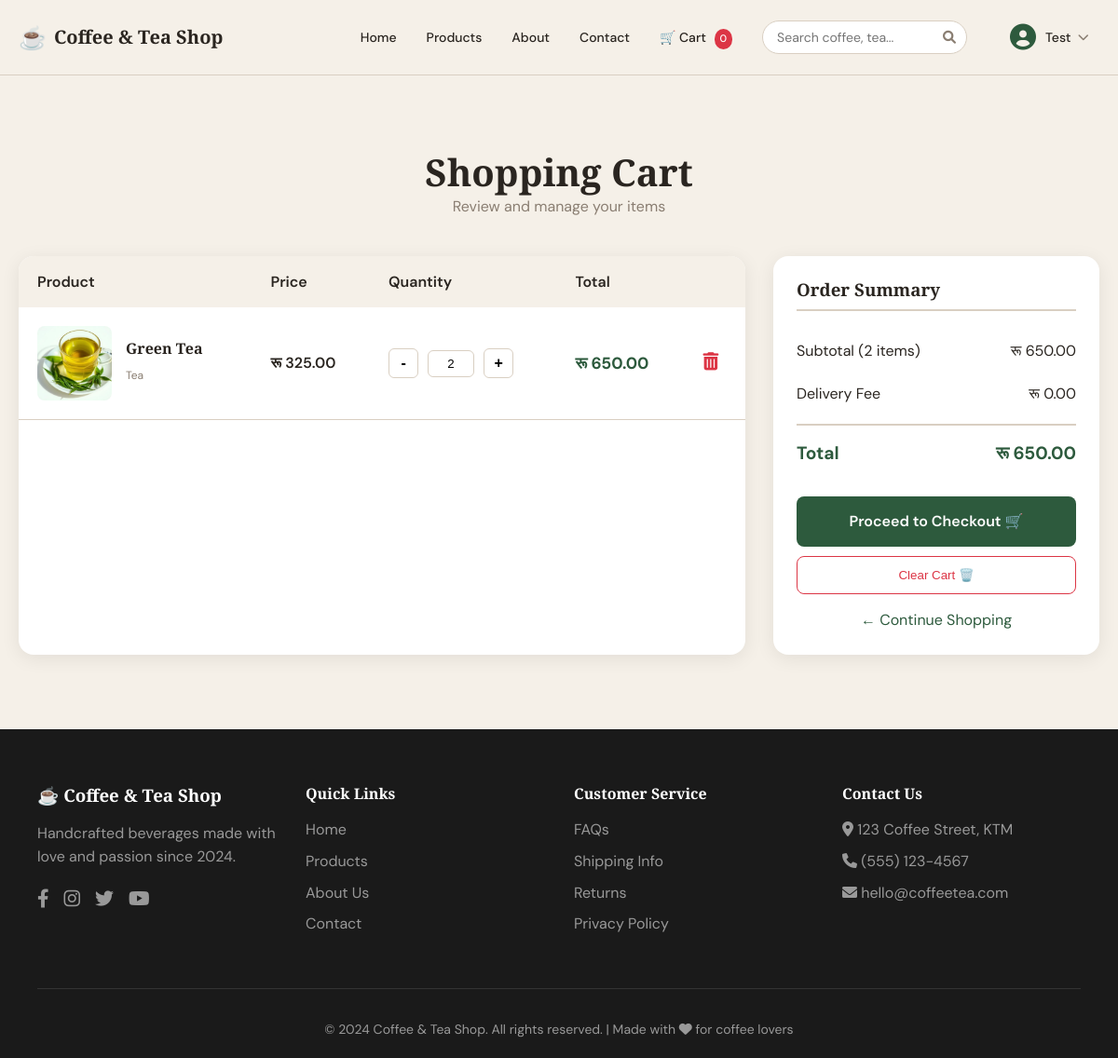
The page /cart/ (signed in) on the database as committed earlier.
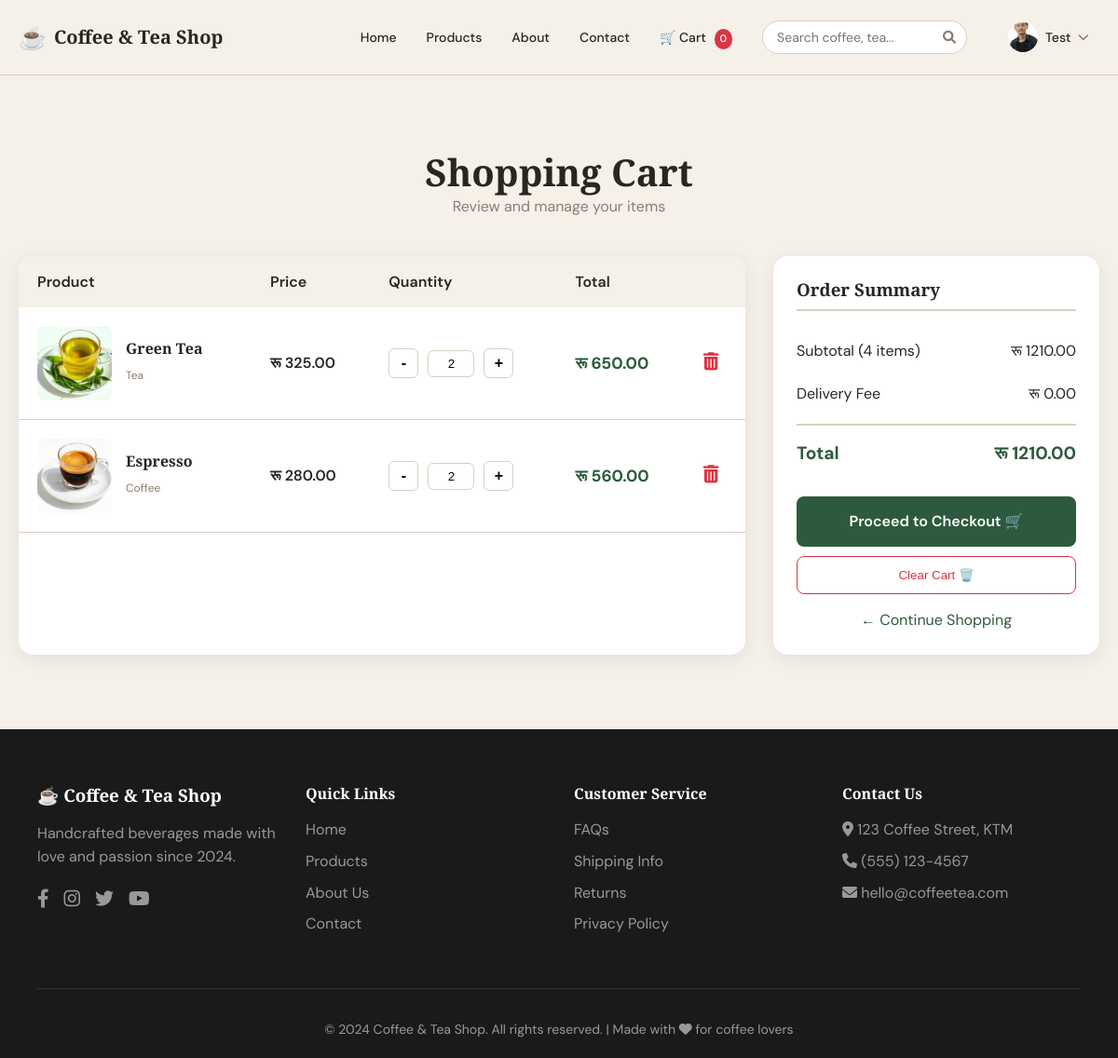
The same page on the database as committed later.
### apps/cart/models.py (models this page shows, shortened)
class CartItem(models.Model):
    cart = models.ForeignKey(Cart, on_delete=models.CASCADE, related_name='items')
    product = models.ForeignKey(Product, on_delete=models.CASCADE)
    quantity = models.PositiveIntegerField(default=1)
    price_at_add = models.DecimalField(max_digits=10, decimal_places=2)
    added_at = models.DateTimeField(auto_now_add=True)
    class Meta:
        unique_together = ['cart', 'product']
    def get_total_price(self):
        return self.price_at_add * self.quantity

### apps/products/models.py (models this page shows, shortened)
class Product(models.Model):
    category = models.ForeignKey(Category, on_delete=models.CASCADE, related_name='products', null=True, blank=True)
    name = models.CharField(max_length=200)
    slug = models.SlugField(unique=True, blank=True)
    description = models.TextField()
    price = models.DecimalField(max_digits=10, decimal_places=2)
    image = models.ImageField(upload_to='products/', blank=True, null=True)
    is_available = models.BooleanField(default=True)
    featured = models.BooleanField(default=False)
    created_at = models.DateTimeField(auto_now_add=True)
    updated_at = models.DateTimeField(auto_now=True)
    class Meta:
        ordering = ['-created_at']

class Category(models.Model):
    name = models.CharField(max_length=100)
    slug = models.SlugField(unique=True, blank=True)
    description = models.TextField(blank=True)
    image = models.ImageField(upload_to='categories/', blank=True, null=True)
    created_at = models.DateTimeField(auto_now_add=True)
    class Meta:
        verbose_name_plural = 'Categories'
        ordering = ['name']

### apps/accounts/models.py (models this page shows, shortened)
class CustomUser(AbstractUser):
    phone_number = models.CharField(max_length=15, blank=True, null=True)
    address = models.TextField(blank=True, null=True)
    profile_picture = models.ImageField(upload_to='profile_pics/', blank=True, null=True)
    created_at = models.DateTimeField(auto_now_add=True)
    updated_at = models.DateTimeField(auto_now=True)
    class Meta:
        verbose_name = 'User'
        verbose_name_plural = 'Users'

### apps/cart/views.py (the view)
# urls.py: path('', views.cart_detail, name='cart_detail'),
def cart_detail(request):
    cart = get_cart(request)
    context = {
        'cart': cart,
        'cart_items': cart.items.all(),
        'total_price': cart.get_total_price(),
        'total_items': cart.get_total_items(),
    }
    return render(request, 'cart/cart.html', context)

### apps/cart/context_processors.py (called while the page is built)
def get_cart(request):
    if request.user.is_authenticated:
        cart, created = Cart.objects.get_or_create(user=request.user)
    else:
        if not request.session.session_key:
            request.session.create()
        cart, created = Cart.objects.get_or_create(session_key=request.session.session_key)
    return cart

def cart_count(request):
    try:
        cart = get_cart(request)
        return {'cart_total_items': cart.get_total_items()}
    except:
        return {'cart_total_items': 0}

### apps/cart/models.py (called while the page is built)
    def get_total_price(self):
        return sum(item.get_total_price() for item in self.items.all())

    def get_total_items(self):
        return sum(item.quantity for item in self.items.all())

### apps/cart/views.py (called while the page is built)
def get_cart(request):
    if request.user.is_authenticated:
        cart, created = Cart.objects.get_or_create(user=request.user)
    else:
        if not request.session.session_key:
            request.session.create()
        cart, created = Cart.objects.get_or_create(session_key=request.session.session_key)
    return cart

### apps/cart/templates/cart/cart.html (shortened to what this page needs)
{% extends 'base.html' %}
{% load static %}
{% block content %}
<section class="cart-page">
  <div class="cart-container">
    <div class="cart-header">
      <h1>Shopping Cart</h1>
      <p>Review and manage your items</p>
    </div>
    {% if cart_items %}
    <div class="cart-grid">
      <div class="cart-items">
        <table class="cart-table">
          <thead>
            <tr>
              <th>Product</th>
              <th>Price</th>
              <th>Quantity</th>
              <th>Total</th>
              <th></th>
            </tr>
          </thead>
          <tbody id="cart-items-body">
            {% for item in cart_items %}
            <tr id="cart-item-{{ item.id }}" data-item-id="{{ item.id }}">
              <td data-label="Product">
                <div class="cart-product">
                  <div class="cart-product-image">
                    {% if item.product.image %}
                      <img src="{{ item.product.image.url }}" alt="{{ item.product.name }}">
                    {% else %}
                      <img src="{% static 'images/placeholder.jpg' %}" alt="{{ item.product.name }}">
                    {% endif %}
                  </div>
                  <div class="cart-product-info">
                    <h3>{{ item.product.name }}</h3>
                    <span class="category">{{ item.product.category.name|default:"Coffee & Tea" }}</span>
                  </div>
                </div>
               </td>
              <td data-label="Price" class="cart-price">रू {{ item.price_at_add|floatformat:2 }}</td>
              <td data-label="Quantity">
                <div class="cart-quantity">
                  <button class="quantity-btn decrease" data-item-id="{{ item.id }}">-</button>
                  <input type="text" class="quantity-input" value="{{ item.quantity }}" readonly data-item-id="{{ item.id }}" id="qty-{{ item.id }}">
                  <button class="quantity-btn increase" data-item-id="{{ item.id }}">+</button>
                </div>
              </td>
              <td data-label="Total" class="cart-total" id="total-{{ item.id }}">रू {{ item.get_total_price|floatformat:2 }}</td>
              <td data-label="">
                <button class="remove-btn" data-item-id="{{ item.id }}" title="Remove">
                  <i class="fas fa-trash-alt"></i>
                </button>
              </td>
            </tr>
            {% endfor %}
          </tbody>
        </table>
      </div>
      <div class="cart-summary">
        <h3>Order Summary</h3>
        <div class="summary-row">
          <span>Subtotal (<span id="item-count">{{ total_items }}</span> items)</span>
          <span id="subtotal">रू {{ total_price|floatformat:2 }}</span>
        </div>
        <div class="summary-row">
          <span>Delivery Fee</span>
          <span>रू 0.00</span>
        </div>
        <div class="summary-row total">
          <span>Total</span>
          <span id="total-amount">रू {{ total_price|floatformat:2 }}</span>
        </div>
        {% if user.is_authenticated %}
          <a href="{% url 'orders:checkout' %}" class="checkout-btn">
            Proceed to Checkout 🛒
          </a>
        {% else %}
          <a href="/accounts/login/?next=/orders/checkout/" class="checkout-btn-login">
            Login to Checkout 🔐
          </a>
        {% endif %}
        <button class="clear-cart-btn" id="clearCartBtn">
          Clear Cart 🗑️
        </button>
        <a href="/products/" class="continue-shopping">← Continue Shopping</a>
      </div>
    </div>
    {% endif %}
  </div>
</section>
{% endblock %}

### templates/base.html (shortened to what this page needs)
{% load static %}
<!DOCTYPE html>
<html lang="en">
<head>
  <link rel="stylesheet" href="{% static 'css/styles.css' %}" />
  <link rel="stylesheet" href="https://cdnjs.cloudflare.com/ajax/libs/font-awesome/6.0.0-beta3/css/all.min.css">
</head>
<body>
  <nav class="navbar desktop-nav">
    <div class="nav-container">
      <a href="/" class="navbar-brand">
        <span class="brand-icon">☕</span>
        <span class="brand-text">Coffee &amp; Tea Shop</span>
      </a>
      <ul class="navbar-links">
        <li><a href="/" class="{% block home_active %}{% endblock %}">Home</a></li>
        <li><a href="/products/" class="{% block products_active %}{% endblock %}">Products</a></li>
        <li><a href="/about/" class="{% block about_active %}{% endblock %}">About</a></li>
        <li><a href="/contact/" class="{% block contact_active %}{% endblock %}">Contact</a></li>
        <li><a href="/cart/">🛒 Cart <span id="cartCountDesktop" class="cart-count">0</span></a></li>
        <li class="nav-search">
          <form method="get" action="{% url 'products:search' %}" class="search-form-nav" id="searchForm">
            <div class="search-wrapper">
              <input type="text" name="q" id="searchInput" placeholder="Search coffee, tea..." class="search-input-nav" autocomplete="off">
              <button type="submit"><i class="fas fa-search"></i></button>
            </div>
          </form>
        </li>
        {% if user.is_authenticated %}
          <li class="dropdown">
            <a href="#" class="dropdown-toggle" id="userDropdown" onclick="toggleDropdown(event)">
              <div class="user-avatar">
                {% if user.profile_picture %}
                  <img src="{{ user.profile_picture.url }}" alt="{{ user.username }}" class="avatar-img">
                {% else %}
                  <i class="fas fa-user-circle"></i>
                {% endif %}
              </div>
              <span class="username">{{ user.first_name|default:user.username }}</span>
              <i class="fas fa-chevron-down"></i>
            </a>
          </li>
        {% else %}
          <li><a href="{% url 'accounts:login' %}" class="login-nav-btn">Login</a></li>
        {% endif %}
      </ul>
    </div>
  </nav>
  <main>
    {% block content %}
    {% endblock %}
  </main>
  <footer class="footer">
    <div class="container">
      <div class="footer-grid">
        <div class="footer-about">
          <h3>☕ Coffee & Tea Shop</h3>
          <p>Handcrafted beverages made with love and passion since 2024.</p>
          <div class="social-links">
            <a href="https://www.facebook.com/"><i class="fab fa-facebook-f"></i></a>
            <a href="https://www.instagram.com/?hl=en"><i class="fab fa-instagram"></i></a>
            <a href="https://x.com/"><i class="fab fa-twitter"></i></a>
            <a href="https://www.youtube.com/"><i class="fab fa-youtube"></i></a>
          </div>
        </div>
        <div class="footer-links">
          <h4>Quick Links</h4>
          <ul>
            <li><a href="/">Home</a></li>
            <li><a href="/products/">Products</a></li>
            <li><a href="/about/">About Us</a></li>
            <li><a href="/contact/">Contact</a></li>
          </ul>
        </div>
        <div class="footer-links">
          <h4>Customer Service</h4>
          <ul>
            <li><a href="#">FAQs</a></li>
            <li><a href="#">Shipping Info</a></li>
            <li><a href="#">Returns</a></li>
            <li><a href="#">Privacy Policy</a></li>
          </ul>
        </div>
        <div class="footer-contact">
          <h4>Contact Us</h4>
          <ul>
            <li><i class="fas fa-map-marker-alt"></i> 123 Coffee Street, KTM</li>
            <li><i class="fas fa-phone"></i> (555) 123-4567</li>
            <li><i class="fas fa-envelope"></i> hello@coffeetea.com</li>
          </ul>
        </div>
      </div>
      <div class="footer-bottom">
        <p>&copy; 2024 Coffee & Tea Shop. All rights reserved. | Made with <i class="fas fa-heart"></i> for coffee lovers</p>
      </div>
    </div>
  </footer>
</body>
</html>

Rows that differ between the two databases and show on the page:
changed CustomUser "Test": profile_picture: picture added
added CartItem: product.image (picture), product.name "Espresso", product.category.name "Coffee", price_at_add "280.00", quantity "2", get_total_price "560.00"
Other text that changed with them:
{{ total_items }}: "2" → "4"
{{ total_price|floatformat:2 }}: "650.00" → "1210.00"
